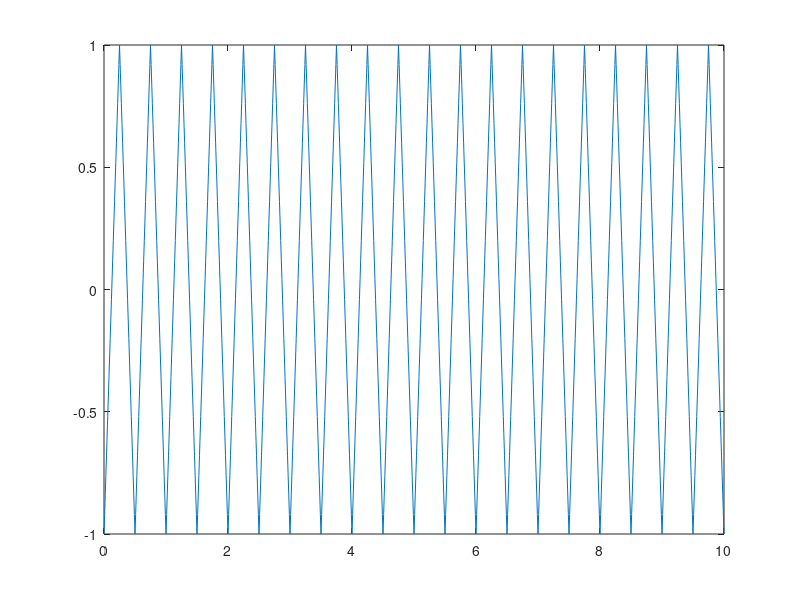

Write the MATLAB code that produced this figure.
%ex06)  A = 1; média = 0; desvio = 0.1;
   t = [0 : 0.01 : 10];
   y = sawtooth(4*pi*t,1/2);
   plot(t,y);
   N = length(y);
   r = random('normal',0,0.1,N,1);
%                            |...|-> matriz Nx1           
%   rn = random('normal',0,d,N,1)                        
%                  |     | |                              
%          tipo de <     | > desvio padrão                
%     distribuiçao       |                  (dados do enunciado)                            
%                      média 


   %onda -> 
   a=sum(y.^2)/N; 
   %ruido -> 
   b=sum(r.^2)/N;
   
   %RESPOSTA --->>> 
   10*log10(a/b)